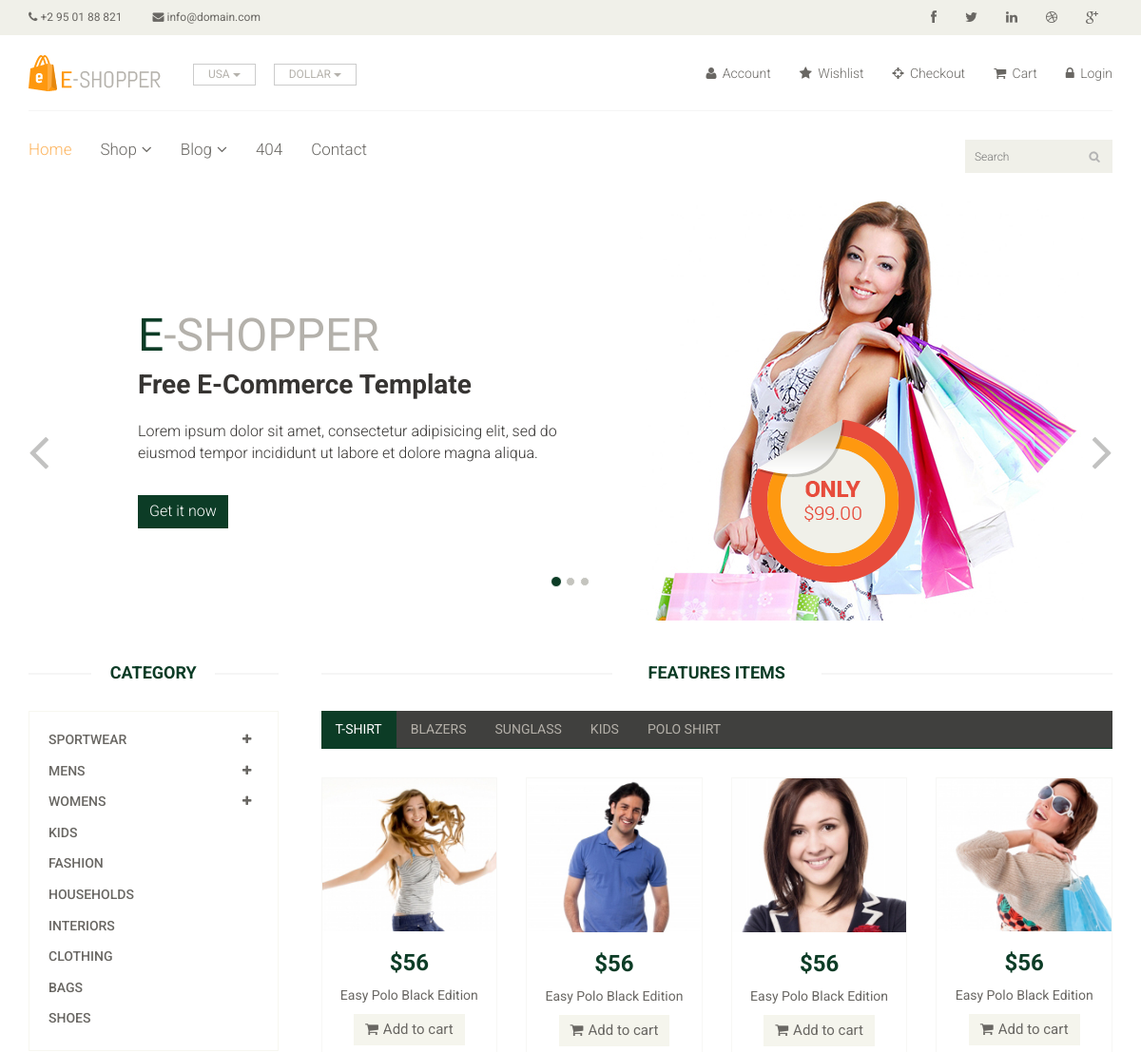
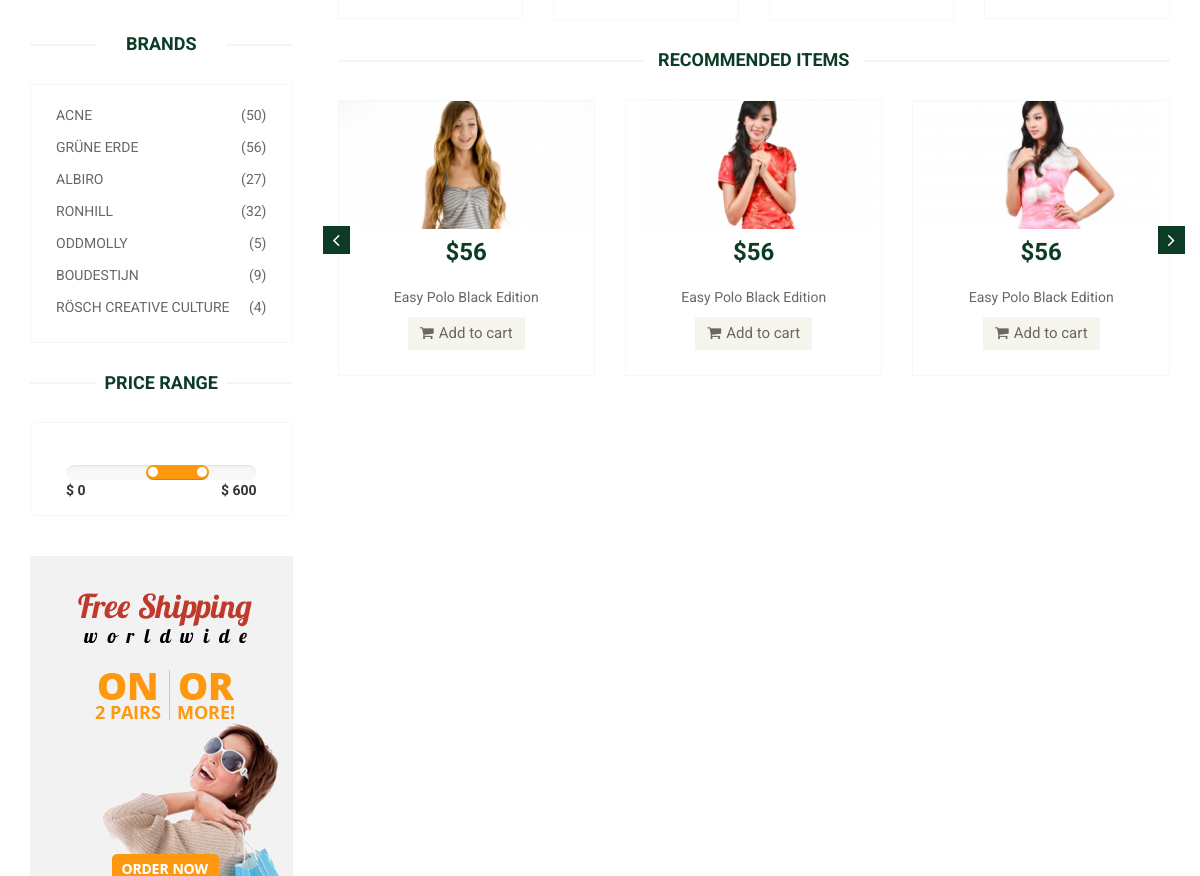
The app's page / (upper part), older data (2 pictures, top to bottom).
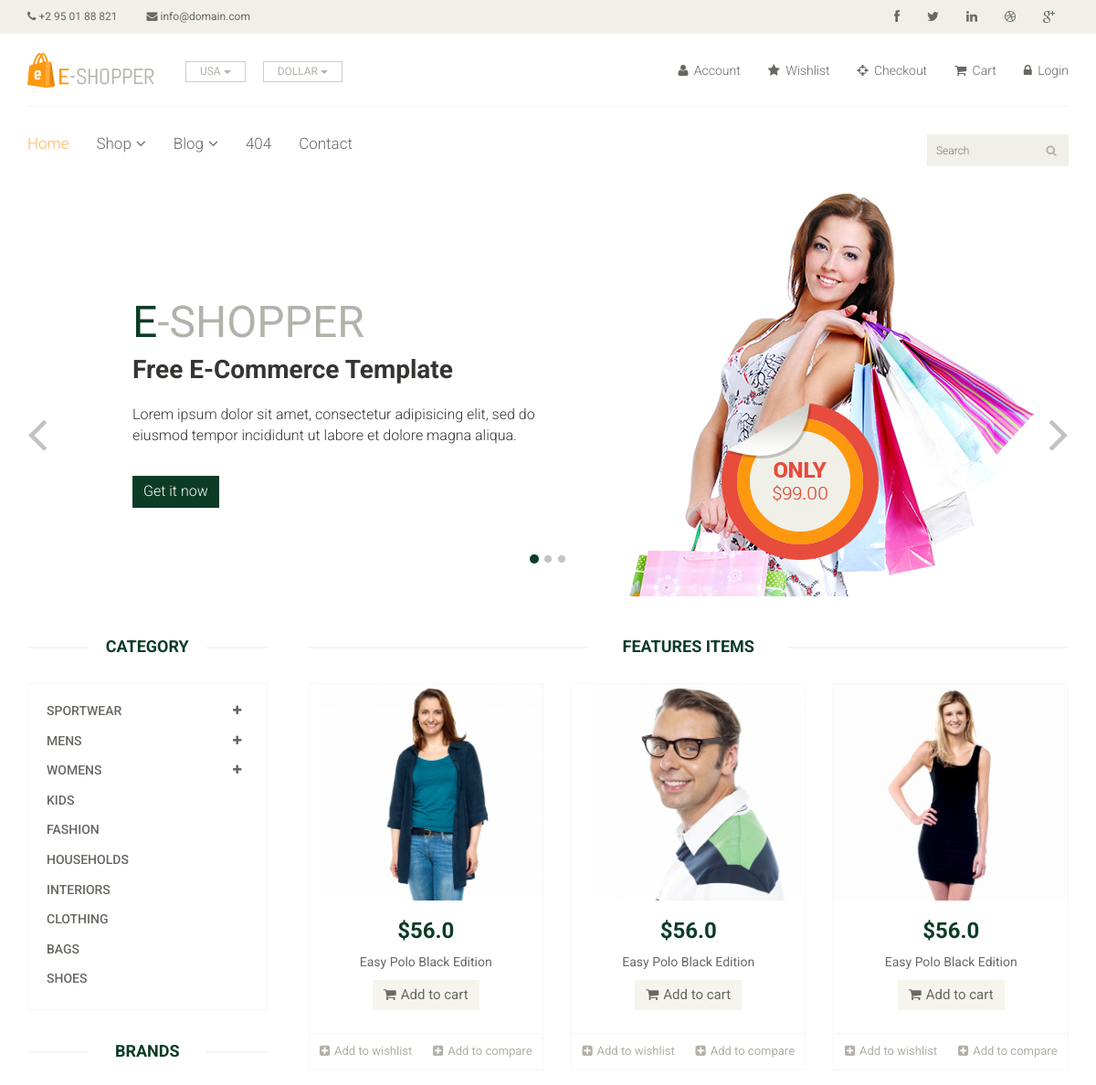
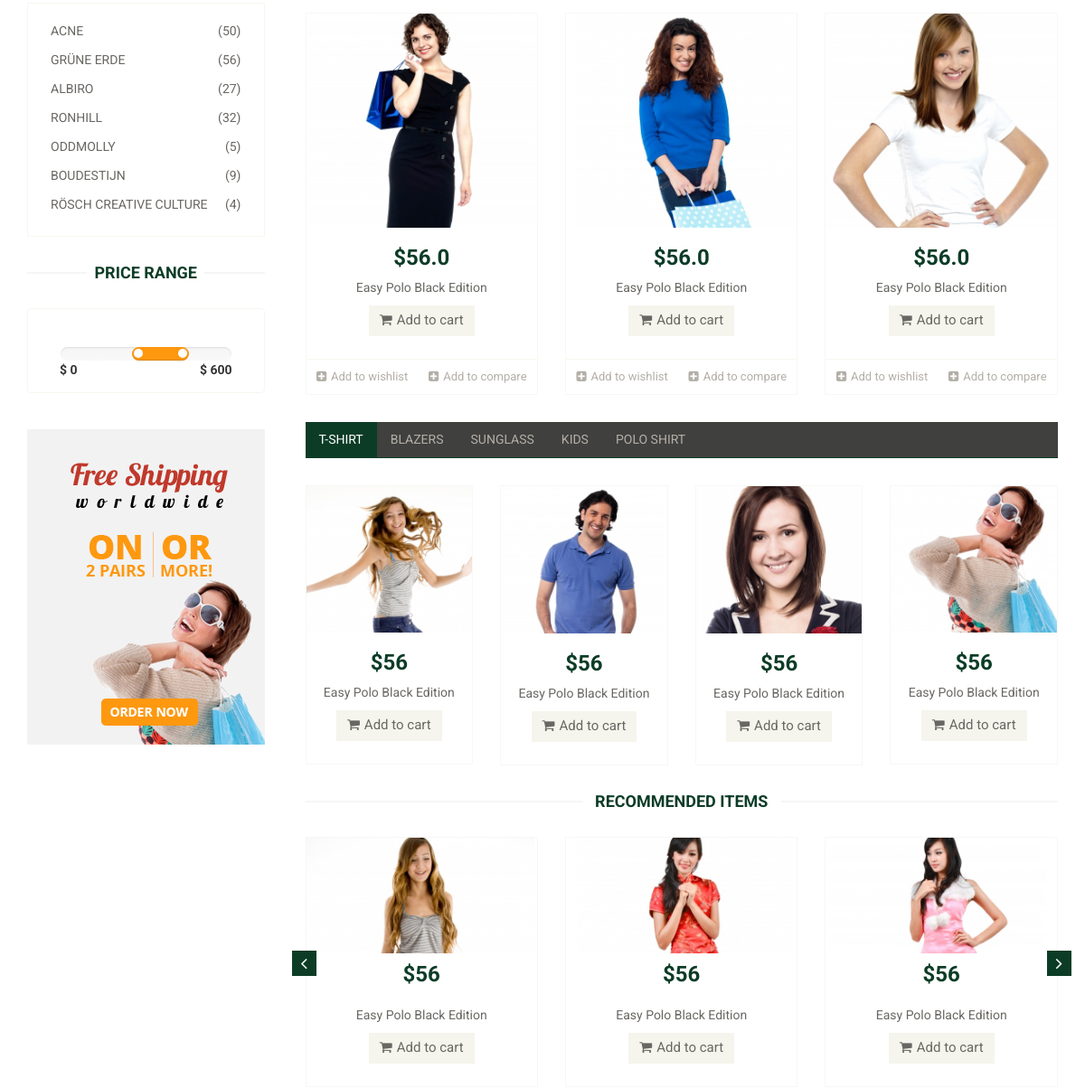
The same page, newer data (2 pictures, top to bottom).
### home/models.py (models this page shows)
class Category(models.Model):
    cate_id = models.AutoField(primary_key=True)
    cate_parent_id = models.IntegerField(blank=True, null=True)
    cate_name = models.TextField(blank=True, null=True)  # This field type is a guess.
    cate_description = models.TextField(blank=True, null=True)  # This field type is a guess.
    cate_status = models.NullBooleanField()
    class Meta:
        managed = False
        db_table = 'Category'

class Product(models.Model):
    product_id = models.AutoField(primary_key=True)
    cate_id = models.IntegerField(blank=True, null=True)
    product_name = models.TextField(blank=True, null=True)  # This field type is a guess.
    product_price = models.TextField(blank=True, null=True)  # This field type is a guess.
    product_quantity = models.IntegerField(blank=True, null=True)
    product_image = models.TextField(blank=True, null=True)  # This field type is a guess.
    product_detail = models.TextField(blank=True, null=True)
    product_status = models.NullBooleanField()
    class Meta:
        managed = False
        db_table = 'Product'

### home/views.py (the view)
# urls.py: path('', views.index, name='index'),
def index(request):
    cateParent = Category.objects.filter(cate_parent_id=0)
    fetureItems = Product.objects.filter(product_status=1)[:6]
    context = {
        'parents' : cateParent,
        'fetureItems' : fetureItems
    }
    return render(request, "home/index.html",context)

### home/templatetags/custom_filter.py (called while the page is built)
@register.filter
def getChilds(parent_id):
    return Category.objects.filter(cate_parent_id=parent_id)

@register.filter
def hasChilds(parent_id):
    childs = Category.objects.filter(cate_parent_id=parent_id)
    if(childs is not None):
        if(len(childs)>0):
            return "True"
    return "False"

### templates/home/index.html (shortened to what the changed rows need)
{% extends "home/base.html" %}
{% load custom_filter %}
{% load static %}
{% block placeholder %}
    <section id="slider">
        <div class="container">
            <div class="row">
                <div class="col-sm-12">
                    <div id="slider-carousel" class="carousel slide" data-ride="carousel">
                        <div class="carousel-inner">
                            <div class="item active">
                                <div class="col-sm-6">
                                    <h1><span>E</span>-SHOPPER</h1>
                                    <h2>Free E-Commerce Template</h2>
                                </div>
                            </div>
                        </div>
                    </div>
                </div>
            </div>
        </div>
    </section>
    <section>
        <div class="container">
            <div class="row">
                <div class="col-sm-3">
                    <div class="left-sidebar">
                        <h2>Category</h2>
                        <div class="panel-group category-products" id="accordian">
                            {% for parents in parents %}
                            <div class="panel panel-default">
                                <div class="panel-heading">
                                    <h4 class="panel-title">
                                        <a data-toggle="collapse" data-parent="#accordian" href="#{{ parents.cate_id }}">
                                            {% if parents.cate_id|hasChilds == "True" %}
                                                <span class="badge pull-right"><i class="fa fa-plus"></i></span>
                                            {% endif %}
                                            {{ parents.cate_name }}
                                        </a>
                                    </h4>
                                </div>
                            </div>
                            {% endfor %}
                        </div>
                        <div class="brands_products">
                            <h2>Brands</h2>
                        </div>
                        <div class="price-range">
                            <h2>Price Range</h2>
                        </div>
                    </div>
                </div>
                <div class="col-sm-9 padding-right">
                    <div class="features_items">
                        <h2 class="title text-center">Features Items</h2>
                        {% for item in fetureItems %}
                            <div class="col-sm-4">
                            <div class="product-image-wrapper">
                                <div class="single-products">
                                    <div class="productinfo text-center">
                                        <a href="/detail/{{ item.product_id }}">
                                            <img src="{% static item.product_image %}" alt=""/>
                                        </a>
                                        <h2>${{ item.product_price }}</h2>
                                        <a href="/detail/{{ item.product_id }}">
                                            <p>{{ item.product_name }}</p>
                                        </a>
                                        <a href="#" class="btn btn-default add-to-cart"><i
                                                class="fa fa-shopping-cart"></i>Add to cart</a>
                                    </div>
                                    <div class="product-overlay">
                                        <div class="overlay-content">
                                        </div>
                                    </div>
                                </div>
                                <div class="choose">
                                    <ul class="nav nav-pills nav-justified">
                                        <li><a href="#"><i class="fa fa-plus-square"></i>Add to wishlist</a></li>
                                        <li><a href="#"><i class="fa fa-plus-square"></i>Add to compare</a></li>
                                    </ul>
                                </div>
                            </div>
                        </div>
                        {% endfor %}
                    </div>
                    <div class="category-tab">
                        <div class="tab-content">
                            <div class="tab-pane fade active in" id="tshirt">
                                <div class="col-sm-3">
                                    <div class="product-image-wrapper">
                                        <div class="single-products">
                                            <div class="productinfo text-center">
                                                <h2>$56</h2>
                                            </div>
                                        </div>
                                    </div>
                                </div>
                                <div class="col-sm-3">
                                    <div class="product-image-wrapper">
                                        <div class="single-products">
                                            <div class="productinfo text-center">
                                                <h2>$56</h2>
                                            </div>
                                        </div>
                                    </div>
                                </div>
                                <div class="col-sm-3">
                                    <div class="product-image-wrapper">
                                        <div class="single-products">
                                            <div class="productinfo text-center">
                                                <h2>$56</h2>
                                            </div>
                                        </div>
                                    </div>
                                </div>
                                <div class="col-sm-3">
                                    <div class="product-image-wrapper">
                                        <div class="single-products">
                                            <div class="productinfo text-center">
                                                <h2>$56</h2>
                                            </div>
                                        </div>
                                    </div>
                                </div>
                            </div>
                        </div>
                    </div>
                    <div class="recommended_items">
                        <h2 class="title text-center">recommended items</h2>
                        <div id="recommended-item-carousel" class="carousel slide" data-ride="carousel">
                            <div class="carousel-inner">
                                <div class="item active">
                                    <div class="col-sm-4">
                                        <div class="product-image-wrapper">
                                            <div class="single-products">
                                                <div class="productinfo text-center">
                                                    <h2>$56</h2>
                                                </div>
                                            </div>
                                        </div>
                                    </div>
                                    <div class="col-sm-4">
                                        <div class="product-image-wrapper">
                                            <div class="single-products">
                                                <div class="productinfo text-center">
                                                    <h2>$56</h2>
                                                </div>
                                            </div>
                                        </div>
                                    </div>
                                    <div class="col-sm-4">
                                        <div class="product-image-wrapper">
                                            <div class="single-products">
                                                <div class="productinfo text-center">
                                                    <h2>$56</h2>
                                                </div>
                                            </div>
                                        </div>
                                    </div>
                                </div>
                            </div>
                        </div>
                    </div>
                </div>
            </div>
        </div>
    </section>
{% endblock %}

Row changes from the older to the newer data that the page shows:
added Product: product_image (picture), product_price "56.0", product_name "Easy Polo Black Edition"
added Product: product_image (picture), product_price "56.0", product_name "Easy Polo Black Edition"
added Product: product_image (picture), product_price "56.0", product_name "Easy Polo Black Edition"
added Product: product_image (picture), product_price "56.0", product_name "Easy Polo Black Edition"
added Product: product_image (picture), product_price "56.0", product_name "Easy Polo Black Edition"
added Product: product_image (picture), product_price "56.0", product_name "Easy Polo Black Edition"
